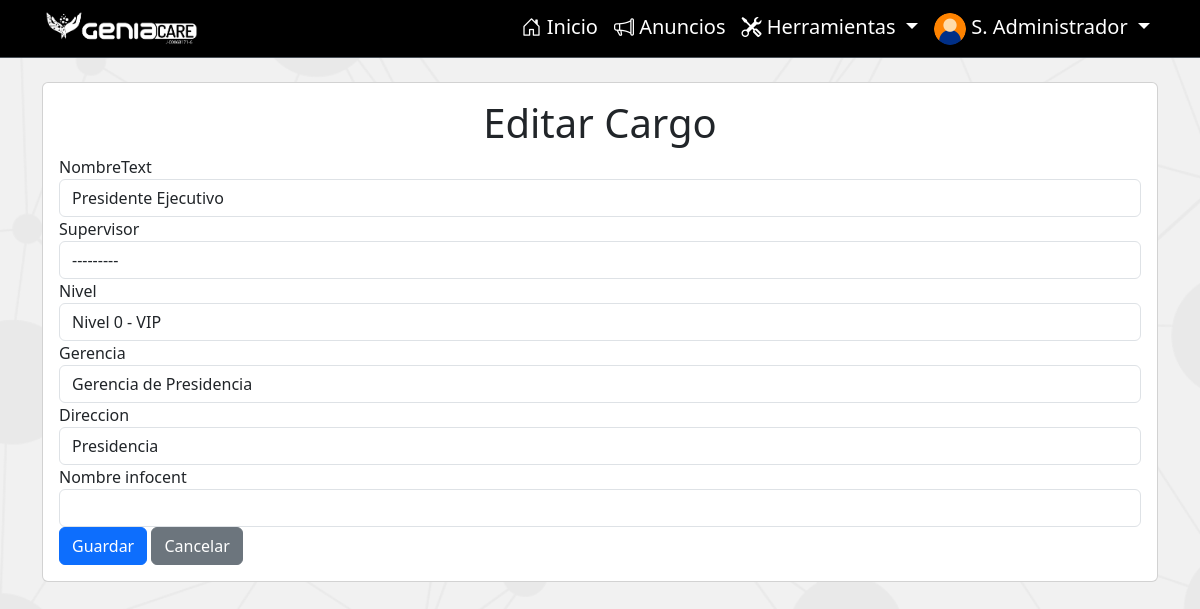
Page /editCargo/1/ (signed in) on the earlier database version.
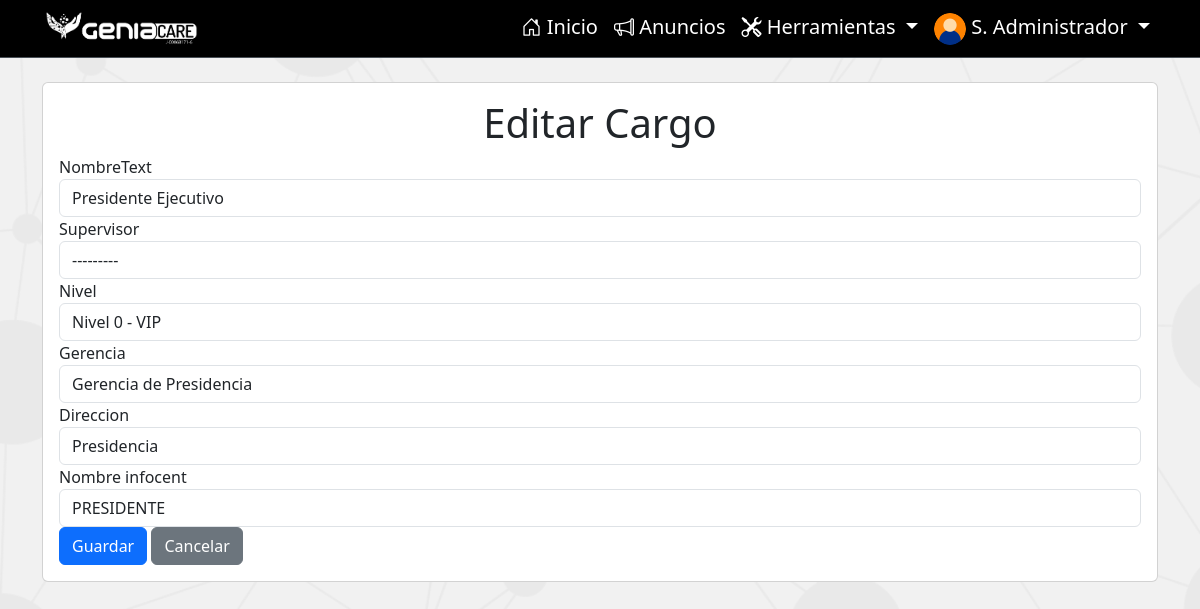
Same page on the later database version.
### performanceGC/models.py (models this page shows, shortened)
class Empleado(models.Model):
    imagen = models.ImageField(upload_to='images/', null=True, blank=True)
    nombre = models.TextField(max_length=200)
    apellido = models.TextField(max_length=200)
    cedula = models.IntegerField(default=0, unique=True)
    ficha = models.IntegerField(default=0, unique=True)
    ceco = models.CharField(max_length=15)
    fechaIngreso = models.DateField('Fecha de Ingreso', null=True, blank=True)
    fechaEgreso = models.DateField(null=True, blank=True)
    fechaNacimiento = models.DateField(null=True, blank=True)
    cargo = models.ForeignKey(Cargo, on_delete=models.CASCADE)
    usuario = models.OneToOneField(
        User, on_delete=models.CASCADE, null=True, blank=True)
    es_evaluado = models.BooleanField(default=True)
    def __str__(self):
        return self.nombre + ' ' + self.apellido
    def get_short_name(self):
        return f'{self.nombre[0]}. {self.apellido.split()[0]}'.title()

class Cargo(models.Model):
    nombreText = models.CharField(max_length=200)
    supervisor = models.ForeignKey(
        'self', on_delete=models.CASCADE, null=True, blank=True)
    nivel = models.ForeignKey(Niveles, on_delete=models.CASCADE, null=True)
    gerencia = models.ForeignKey(Gerencia, on_delete=models.CASCADE, null=True, blank=True)
    direccion = models.ForeignKey(Direccion, on_delete=models.CASCADE, null=True, blank=True)
    nombre_infocent = models.CharField(max_length=200, null=True, blank=True)
    def __str__(self):
        return self.nombreText

### performanceGC/views.py (the view, shortened to what this page needs)
# urls.py: path('editCargo/<int:cargo_id>/', views.editCargo, name='editCargo'),
@staff_member_required(login_url='signin')
def editCargo(request, cargo_id):
    cargo = get_object_or_404(Cargo, pk=cargo_id)
    if request.method == 'GET':
        return render(request, 'editCargo.html', {
            'form': CargoForm(instance=cargo)
        })

### performanceGC/forms.py
class CargoForm(forms.ModelForm):
    class Meta:
        model = Cargo
        fields = '__all__'

### performanceGC/models.py (called while the page is built)
    def __str__(self):
        return f'Nivel {self.valor} - {self.get_choice_value()}'

    def get_choice_value(self):
        return dict(self.CHOICES)[self.valor]

    def __str__(self):
        return self.nombre

    def __str__(self):
        return f'Gerencia de {self.nombreText}'

### performanceGC/templates/editCargo.html (shortened to what this page needs)
{% extends 'main.html' %}
{% load static %}
{% load custom_tags %}
{% load widget_tweaks %}
{% block content %}
<div class="container">
    <div class="card card-body mt-4">
        <h1 class="text-center">Editar Cargo</h1>
        <form action="" method="POST">
            {% for field in form %}
            <div class="form-group">
                <label for="{{ field.id_for_label }}">{{ field.label }}</label>
                {% render_field field class="form-control" %}
            </div>
            {% endfor %}
            <div class="form-group">
                <button type="submit" class="btn btn-primary">Guardar</button>
                <a href="{% url 'seeCargos' %}" class="btn btn-secondary">Cancelar</a>
            </div>
        </form>
    </div>
</div>
{% endblock %}

### performanceGC/templates/main.html (shortened to what this page needs)
{% load static %}
<!DOCTYPE html>
<html lang="en">
<head>
  <link href="https://cdn.jsdelivr.net/npm/bootstrap@5.3.0-alpha3/dist/css/bootstrap.min.css" rel="stylesheet"
>
  <link rel="stylesheet" href="https://cdn.jsdelivr.net/npm/bootstrap-icons@1.10.4/font/bootstrap-icons.css">
  <link rel="stylesheet" href="https://cdnjs.cloudflare.com/ajax/libs/select2/4.0.13/css/select2.min.css">
  <link rel="stylesheet" type="text/css" href="https://cdn.datatables.net/v/dt/dt-1.10.25/datatables.min.css" />
  <link rel="stylesheet" href="{% static 'styles.css' %}">
  <link rel="stylesheet" href="https://cdn.datatables.net/1.13.6/css/jquery.dataTables.css" />
</head>
<body class="bg-image" style="background-color: #f1f1f1; ">
  <nav class="navbar navbar-expand-lg bg-black border-bottom border-bottom-dark py-1 " data-bs-theme="dark">
    <div class="container">
      <a class="navbar-brand  py-0" href="{% url 'index' %}">
        <img src="{% static 'logo.png' %}" alt="GeniaCare" height="40" class="logo">
      </a>
      {% if user.is_authenticated %}
      <div class="collapse navbar-collapse" id="navbarSupportedContent">
        <ul class="navbar-nav ms-auto mb-2 mb-lg-0">
          <li class="nav-item-gc">
            <a class="nav-link text-white fs-5 bi bi-house-door" aria-current="page" href="{% url 'index' %}"> Inicio</a>
          </li>
          <li class="nav-item-gc">
            <a class="nav-link text-white fs-5 bi bi-megaphone" aria-current="page" href="{% url 'announcements' %}"> Anuncios</a>
          </li>
          {% if user.is_staff %}
          <li class="nav-item-gc dropdown ">
            <a class="nav-link dropdown-toggle text-white fs-5 bi bi-tools" href="" role="button"
              data-bs-toggle="dropdown" aria-expanded="false">
              Herramientas
            </a>
          </li>
          {% endif %}
          <li class="nav-item-g c dropdown ">
            <a class="nav-link dropdown-toggle text-white fs-5" href="" role="button" data-bs-toggle="dropdown"
              aria-expanded="false">
              <img
                src="{% if  user.empleado.imagen %} {{ user.empleado.imagen.url }} {% else %} /static/default-avatar.png {% endif %}"
                alt="" class="rounded-circle img-fluid" style="width: 32px; height: 32px; object-fit: cover;">
              {{user.empleado.get_short_name}}
            </a>
          </li>
        </ul>
      </div>
      {% endif %}
    </div>
  </nav>
  {% block content %}
  {% endblock %}
</body>
</html>

Differences in the rows shown:
changed Cargo "Presidente Ejecutivo": nombre_infocent (not shown) → "PRESIDENTE"
